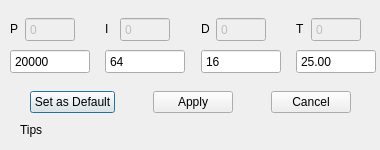
<?xml version="1.0" encoding="UTF-8"?>
<ui version="4.0">
 <class>wpid</class>
 <widget class="QDialog" name="wpid">
  <property name="geometry">
   <rect>
    <x>0</x>
    <y>0</y>
    <width>380</width>
    <height>150</height>
   </rect>
  </property>
  <property name="sizePolicy">
   <sizepolicy hsizetype="Fixed" vsizetype="Fixed">
    <horstretch>0</horstretch>
    <verstretch>0</verstretch>
   </sizepolicy>
  </property>
  <property name="minimumSize">
   <size>
    <width>380</width>
    <height>150</height>
   </size>
  </property>
  <property name="maximumSize">
   <size>
    <width>380</width>
    <height>150</height>
   </size>
  </property>
  <property name="windowTitle">
   <string>Dialog</string>
  </property>
  <widget class="QWidget" name="horizontalLayoutWidget">
   <property name="geometry">
    <rect>
     <x>10</x>
     <y>10</y>
     <width>366</width>
     <height>71</height>
    </rect>
   </property>
   <layout class="QHBoxLayout" name="horizontalLayout">
    <item>
     <layout class="QVBoxLayout" name="verticalLayout">
      <property name="spacing">
       <number>0</number>
      </property>
      <property name="sizeConstraint">
       <enum>QLayout::SetDefaultConstraint</enum>
      </property>
      <item>
       <layout class="QHBoxLayout" name="horizontalLayout_3">
        <item>
         <widget class="QLabel" name="pLabel">
          <property name="sizePolicy">
           <sizepolicy hsizetype="Fixed" vsizetype="Fixed">
            <horstretch>0</horstretch>
            <verstretch>0</verstretch>
           </sizepolicy>
          </property>
          <property name="minimumSize">
           <size>
            <width>15</width>
            <height>20</height>
           </size>
          </property>
          <property name="maximumSize">
           <size>
            <width>15</width>
            <height>20</height>
           </size>
          </property>
          <property name="text">
           <string>&lt;html&gt;&lt;head/&gt;&lt;body&gt;&lt;p&gt;P&lt;/p&gt;&lt;/body&gt;&lt;/html&gt;</string>
          </property>
         </widget>
        </item>
        <item>
         <widget class="QSpinBox" name="pValueBox">
          <property name="enabled">
           <bool>false</bool>
          </property>
          <property name="sizePolicy">
           <sizepolicy hsizetype="Fixed" vsizetype="Fixed">
            <horstretch>0</horstretch>
            <verstretch>0</verstretch>
           </sizepolicy>
          </property>
          <property name="minimumSize">
           <size>
            <width>50</width>
            <height>25</height>
           </size>
          </property>
          <property name="maximumSize">
           <size>
            <width>50</width>
            <height>25</height>
           </size>
          </property>
          <property name="buttonSymbols">
           <enum>QAbstractSpinBox::NoButtons</enum>
          </property>
          <property name="minimum">
           <number>0</number>
          </property>
          <property name="maximum">
           <number>65536</number>
          </property>
         </widget>
        </item>
        <item>
         <spacer name="horizontalSpacer_6">
          <property name="orientation">
           <enum>Qt::Horizontal</enum>
          </property>
          <property name="sizeHint" stdset="0">
           <size>
            <width>40</width>
            <height>20</height>
           </size>
          </property>
         </spacer>
        </item>
       </layout>
      </item>
      <item>
       <widget class="QSpinBox" name="pBox">
        <property name="sizePolicy">
         <sizepolicy hsizetype="Fixed" vsizetype="Fixed">
          <horstretch>0</horstretch>
          <verstretch>0</verstretch>
         </sizepolicy>
        </property>
        <property name="minimumSize">
         <size>
          <width>80</width>
          <height>25</height>
         </size>
        </property>
        <property name="maximumSize">
         <size>
          <width>80</width>
          <height>25</height>
         </size>
        </property>
        <property name="buttonSymbols">
         <enum>QAbstractSpinBox::NoButtons</enum>
        </property>
        <property name="minimum">
         <number>10000</number>
        </property>
        <property name="maximum">
         <number>30000</number>
        </property>
        <property name="value">
         <number>20000</number>
        </property>
       </widget>
      </item>
     </layout>
    </item>
    <item>
     <spacer name="horizontalSpacer">
      <property name="orientation">
       <enum>Qt::Horizontal</enum>
      </property>
      <property name="sizeHint" stdset="0">
       <size>
        <width>40</width>
        <height>20</height>
       </size>
      </property>
     </spacer>
    </item>
    <item>
     <layout class="QVBoxLayout" name="verticalLayout_2">
      <property name="spacing">
       <number>0</number>
      </property>
      <property name="sizeConstraint">
       <enum>QLayout::SetDefaultConstraint</enum>
      </property>
      <item>
       <layout class="QHBoxLayout" name="horizontalLayout_4">
        <item>
         <widget class="QLabel" name="iLabel">
          <property name="sizePolicy">
           <sizepolicy hsizetype="Fixed" vsizetype="Fixed">
            <horstretch>0</horstretch>
            <verstretch>0</verstretch>
           </sizepolicy>
          </property>
          <property name="minimumSize">
           <size>
            <width>15</width>
            <height>20</height>
           </size>
          </property>
          <property name="maximumSize">
           <size>
            <width>15</width>
            <height>20</height>
           </size>
          </property>
          <property name="text">
           <string>&lt;html&gt;&lt;head/&gt;&lt;body&gt;&lt;p&gt;I&lt;/p&gt;&lt;/body&gt;&lt;/html&gt;</string>
          </property>
         </widget>
        </item>
        <item>
         <widget class="QSpinBox" name="iValueBox">
          <property name="enabled">
           <bool>false</bool>
          </property>
          <property name="sizePolicy">
           <sizepolicy hsizetype="Fixed" vsizetype="Fixed">
            <horstretch>0</horstretch>
            <verstretch>0</verstretch>
           </sizepolicy>
          </property>
          <property name="minimumSize">
           <size>
            <width>50</width>
            <height>25</height>
           </size>
          </property>
          <property name="maximumSize">
           <size>
            <width>50</width>
            <height>25</height>
           </size>
          </property>
          <property name="buttonSymbols">
           <enum>QAbstractSpinBox::NoButtons</enum>
          </property>
          <property name="minimum">
           <number>0</number>
          </property>
          <property name="maximum">
           <number>65536</number>
          </property>
         </widget>
        </item>
        <item>
         <spacer name="horizontalSpacer_7">
          <property name="orientation">
           <enum>Qt::Horizontal</enum>
          </property>
          <property name="sizeHint" stdset="0">
           <size>
            <width>40</width>
            <height>20</height>
           </size>
          </property>
         </spacer>
        </item>
       </layout>
      </item>
      <item>
       <widget class="QSpinBox" name="iBox">
        <property name="sizePolicy">
         <sizepolicy hsizetype="Fixed" vsizetype="Fixed">
          <horstretch>0</horstretch>
          <verstretch>0</verstretch>
         </sizepolicy>
        </property>
        <property name="minimumSize">
         <size>
          <width>80</width>
          <height>25</height>
         </size>
        </property>
        <property name="maximumSize">
         <size>
          <width>80</width>
          <height>25</height>
         </size>
        </property>
        <property name="buttonSymbols">
         <enum>QAbstractSpinBox::NoButtons</enum>
        </property>
        <property name="maximum">
         <number>1024</number>
        </property>
        <property name="value">
         <number>64</number>
        </property>
       </widget>
      </item>
     </layout>
    </item>
    <item>
     <spacer name="horizontalSpacer_2">
      <property name="orientation">
       <enum>Qt::Horizontal</enum>
      </property>
      <property name="sizeHint" stdset="0">
       <size>
        <width>40</width>
        <height>20</height>
       </size>
      </property>
     </spacer>
    </item>
    <item>
     <layout class="QVBoxLayout" name="verticalLayout_3">
      <property name="spacing">
       <number>0</number>
      </property>
      <property name="sizeConstraint">
       <enum>QLayout::SetDefaultConstraint</enum>
      </property>
      <item>
       <layout class="QHBoxLayout" name="horizontalLayout_5">
        <item>
         <widget class="QLabel" name="dLabel">
          <property name="minimumSize">
           <size>
            <width>15</width>
            <height>20</height>
           </size>
          </property>
          <property name="maximumSize">
           <size>
            <width>15</width>
            <height>20</height>
           </size>
          </property>
          <property name="text">
           <string>&lt;html&gt;&lt;head/&gt;&lt;body&gt;&lt;p&gt;D&lt;/p&gt;&lt;/body&gt;&lt;/html&gt;</string>
          </property>
         </widget>
        </item>
        <item>
         <widget class="QSpinBox" name="dValueBox">
          <property name="enabled">
           <bool>false</bool>
          </property>
          <property name="sizePolicy">
           <sizepolicy hsizetype="Fixed" vsizetype="Fixed">
            <horstretch>0</horstretch>
            <verstretch>0</verstretch>
           </sizepolicy>
          </property>
          <property name="minimumSize">
           <size>
            <width>50</width>
            <height>25</height>
           </size>
          </property>
          <property name="maximumSize">
           <size>
            <width>50</width>
            <height>25</height>
           </size>
          </property>
          <property name="buttonSymbols">
           <enum>QAbstractSpinBox::NoButtons</enum>
          </property>
          <property name="minimum">
           <number>0</number>
          </property>
          <property name="maximum">
           <number>65536</number>
          </property>
         </widget>
        </item>
        <item>
         <spacer name="horizontalSpacer_8">
          <property name="orientation">
           <enum>Qt::Horizontal</enum>
          </property>
          <property name="sizeHint" stdset="0">
           <size>
            <width>40</width>
            <height>20</height>
           </size>
          </property>
         </spacer>
        </item>
       </layout>
      </item>
      <item>
       <widget class="QSpinBox" name="dBox">
        <property name="sizePolicy">
         <sizepolicy hsizetype="Fixed" vsizetype="Fixed">
          <horstretch>0</horstretch>
          <verstretch>0</verstretch>
         </sizepolicy>
        </property>
        <property name="minimumSize">
         <size>
          <width>80</width>
          <height>25</height>
         </size>
        </property>
        <property name="maximumSize">
         <size>
          <width>80</width>
          <height>25</height>
         </size>
        </property>
        <property name="buttonSymbols">
         <enum>QAbstractSpinBox::NoButtons</enum>
        </property>
        <property name="maximum">
         <number>1024</number>
        </property>
        <property name="value">
         <number>16</number>
        </property>
       </widget>
      </item>
     </layout>
    </item>
    <item>
     <spacer name="horizontalSpacer_3">
      <property name="orientation">
       <enum>Qt::Horizontal</enum>
      </property>
      <property name="sizeHint" stdset="0">
       <size>
        <width>40</width>
        <height>20</height>
       </size>
      </property>
     </spacer>
    </item>
    <item>
     <layout class="QVBoxLayout" name="verticalLayout_4">
      <property name="spacing">
       <number>0</number>
      </property>
      <property name="sizeConstraint">
       <enum>QLayout::SetDefaultConstraint</enum>
      </property>
      <item>
       <layout class="QHBoxLayout" name="horizontalLayout_6">
        <item>
         <widget class="QLabel" name="tLabel">
          <property name="minimumSize">
           <size>
            <width>15</width>
            <height>20</height>
           </size>
          </property>
          <property name="maximumSize">
           <size>
            <width>15</width>
            <height>20</height>
           </size>
          </property>
          <property name="text">
           <string>&lt;html&gt;&lt;head/&gt;&lt;body&gt;&lt;p&gt;T&lt;/p&gt;&lt;/body&gt;&lt;/html&gt;</string>
          </property>
         </widget>
        </item>
        <item>
         <widget class="QSpinBox" name="tValueBox">
          <property name="enabled">
           <bool>false</bool>
          </property>
          <property name="sizePolicy">
           <sizepolicy hsizetype="Fixed" vsizetype="Fixed">
            <horstretch>0</horstretch>
            <verstretch>0</verstretch>
           </sizepolicy>
          </property>
          <property name="minimumSize">
           <size>
            <width>50</width>
            <height>25</height>
           </size>
          </property>
          <property name="maximumSize">
           <size>
            <width>50</width>
            <height>25</height>
           </size>
          </property>
          <property name="buttonSymbols">
           <enum>QAbstractSpinBox::NoButtons</enum>
          </property>
          <property name="minimum">
           <number>0</number>
          </property>
          <property name="maximum">
           <number>65536</number>
          </property>
         </widget>
        </item>
        <item>
         <spacer name="horizontalSpacer_9">
          <property name="orientation">
           <enum>Qt::Horizontal</enum>
          </property>
          <property name="sizeHint" stdset="0">
           <size>
            <width>40</width>
            <height>20</height>
           </size>
          </property>
         </spacer>
        </item>
       </layout>
      </item>
      <item>
       <widget class="QDoubleSpinBox" name="tBox">
        <property name="sizePolicy">
         <sizepolicy hsizetype="Fixed" vsizetype="Fixed">
          <horstretch>0</horstretch>
          <verstretch>0</verstretch>
         </sizepolicy>
        </property>
        <property name="minimumSize">
         <size>
          <width>80</width>
          <height>25</height>
         </size>
        </property>
        <property name="maximumSize">
         <size>
          <width>80</width>
          <height>25</height>
         </size>
        </property>
        <property name="buttonSymbols">
         <enum>QAbstractSpinBox::NoButtons</enum>
        </property>
        <property name="decimals">
         <number>2</number>
        </property>
        <property name="maximum">
         <double>30.000000000000000</double>
        </property>
        <property name="value">
         <double>25.000000000000000</double>
        </property>
       </widget>
      </item>
     </layout>
    </item>
   </layout>
  </widget>
  <widget class="QLabel" name="tipLable">
   <property name="geometry">
    <rect>
     <x>20</x>
     <y>120</y>
     <width>301</width>
     <height>20</height>
    </rect>
   </property>
   <property name="text">
    <string>Tips</string>
   </property>
  </widget>
  <widget class="QWidget" name="layoutWidget">
   <property name="geometry">
    <rect>
     <x>30</x>
     <y>90</y>
     <width>321</width>
     <height>25</height>
    </rect>
   </property>
   <layout class="QHBoxLayout" name="horizontalLayout_2">
    <item>
     <widget class="QPushButton" name="setButton">
      <property name="text">
       <string>Set as Default</string>
      </property>
     </widget>
    </item>
    <item>
     <spacer name="horizontalSpacer_4">
      <property name="orientation">
       <enum>Qt::Horizontal</enum>
      </property>
      <property name="sizeHint" stdset="0">
       <size>
        <width>40</width>
        <height>20</height>
       </size>
      </property>
     </spacer>
    </item>
    <item>
     <widget class="QPushButton" name="applyButton">
      <property name="text">
       <string>Apply</string>
      </property>
     </widget>
    </item>
    <item>
     <spacer name="horizontalSpacer_5">
      <property name="orientation">
       <enum>Qt::Horizontal</enum>
      </property>
      <property name="sizeHint" stdset="0">
       <size>
        <width>40</width>
        <height>20</height>
       </size>
      </property>
     </spacer>
    </item>
    <item>
     <widget class="QPushButton" name="cancelButton">
      <property name="text">
       <string>Cancel</string>
      </property>
     </widget>
    </item>
   </layout>
  </widget>
 </widget>
 <tabstops>
  <tabstop>pBox</tabstop>
  <tabstop>iBox</tabstop>
  <tabstop>dBox</tabstop>
  <tabstop>setButton</tabstop>
  <tabstop>applyButton</tabstop>
  <tabstop>cancelButton</tabstop>
 </tabstops>
 <resources/>
 <connections>
  <connection>
   <sender>cancelButton</sender>
   <signal>clicked()</signal>
   <receiver>wpid</receiver>
   <slot>close()</slot>
   <hints>
    <hint type="sourcelabel">
     <x>292</x>
     <y>110</y>
    </hint>
    <hint type="destinationlabel">
     <x>255</x>
     <y>100</y>
    </hint>
   </hints>
  </connection>
 </connections>
</ui>
